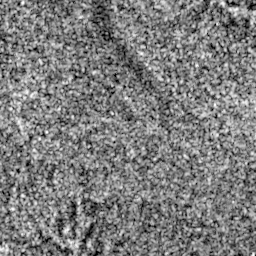
#> input picture indata/testA/ROIs1970_fall_s1_2_p2.png, 256 x 256 px, given as the content of the folder ../dataset/50kshoes_edges, which was not available
$ python img-pair.py   (older library calls are emulated)
#> lines starting #> are read from the running program, lines starting #| are printed output that depends on the picture
import os
import numpy as np
import cv2
import argparse
from multiprocessing import Pool


def image_write(path_A, path_B, path_AB):
    im_A = cv2.imread(path_A, 1) # python2: cv2.CV_LOAD_IMAGE_COLOR; python3: cv2.IMREAD_COLOR
    im_B = cv2.imread(path_B, 1) # python2: cv2.CV_LOAD_IMAGE_COLOR; python3: cv2.IMREAD_COLOR
    im_AB = np.concatenate([im_A, im_B], 1)
    cv2.imwrite(path_AB, im_AB)


parser = argparse.ArgumentParser('create image pairs')
parser.add_argument('--fold_A', dest='fold_A', help='input directory for image A', type=str, default='../dataset/50kshoes_edges')
parser.add_argument('--fold_B', dest='fold_B', help='input directory for image B', type=str, default='../dataset/50kshoes_jpg')
parser.add_argument('--fold_AB', dest='fold_AB', help='output directory', type=str, default='../dataset/test_AB')
parser.add_argument('--num_imgs', dest='num_imgs', help='number of images', type=int, default=1000000)
parser.add_argument('--use_AB', dest='use_AB', help='if true: (0001_A, 0001_B) to (0001_AB)', action='store_true')
parser.add_argument('--no_multiprocessing', dest='no_multiprocessing', help='If used, chooses single CPU execution instead of parallel execution', action='store_true',default=False)
args = parser.parse_args()

for arg in vars(args):
    print('[%s] = ' % arg, getattr(args, arg))

splits = os.listdir(args.fold_A)

if not args.no_multiprocessing:
    pool=Pool()

for sp in splits:
    img_fold_A = os.path.join(args.fold_A, sp)
    img_fold_B = os.path.join(args.fold_B, sp)
    img_list = os.listdir(img_fold_A)
    if args.use_AB:
        img_list = [img_path for img_path in img_list if '_A.' in img_path]

    num_imgs = min(args.num_imgs, len(img_list))
    print('split = %s, use %d/%d images' % (sp, num_imgs, len(img_list)))
    img_fold_AB = os.path.join(args.fold_AB, sp)
    if not os.path.isdir(img_fold_AB):
        os.makedirs(img_fold_AB)
    print('split = %s, number of images = %d' % (sp, num_imgs))
    for n in range(num_imgs):
        name_A = img_list[n]
        path_A = os.path.join(img_fold_A, name_A)
        if args.use_AB:
            name_B = name_A.replace('_A.', '_B.')
        else:
            name_B = name_A
        path_B = os.path.join(img_fold_B, name_B)
        if os.path.isfile(path_A) and os.path.isfile(path_B):
            name_AB = name_A
            if args.use_AB:
                name_AB = name_AB.replace('_A.', '.')  # remove _A
            path_AB = os.path.join(img_fold_AB, name_AB)
            if not args.no_multiprocessing:
                pool.apply_async(image_write, args=(path_A, path_B, path_AB))
#> in image_write, im_A is the input picture: shape (256, 256, 3); min 0, max 255, mean 125.1
#> in image_write, `im_AB = np.concatenate([im_A, im_B], 1)`:
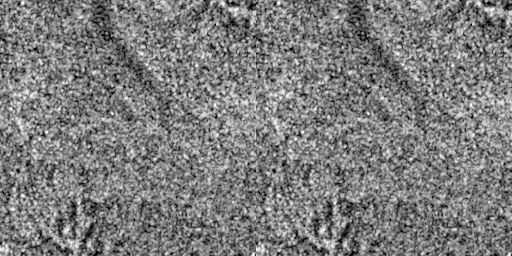
#> im_AB: shape (256, 512, 3); min 0, max 255, mean 125.1
            else:
                im_A = cv2.imread(path_A, 1) # python2: cv2.CV_LOAD_IMAGE_COLOR; python3: cv2.IMREAD_COLOR
                im_B = cv2.imread(path_B, 1) # python2: cv2.CV_LOAD_IMAGE_COLOR; python3: cv2.IMREAD_COLOR
                im_AB = np.concatenate([im_A, im_B], 1)
                cv2.imwrite(path_AB, im_AB)
if not args.no_multiprocessing:
    pool.close()
    pool.join()

$ run again, on indata/testA/ROIs1970_fall_s1_2_p3.png
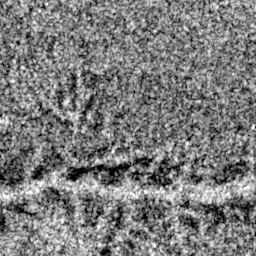
#> input picture indata/testA/ROIs1970_fall_s1_2_p3.png, 256 x 256 px, given as the content of the folder ../dataset/50kshoes_edges, which was not available
#> in image_write, im_A is the input picture: shape (256, 256, 3); min 0, max 255, mean 123.7
#> in image_write, `im_AB = np.concatenate([im_A, im_B], 1)`:
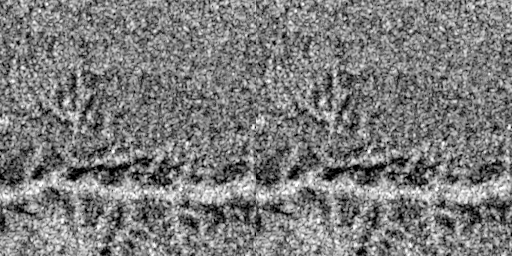
#> im_AB: shape (256, 512, 3); min 0, max 255, mean 123.7

$ run again, on indata/testA/ROIs1970_fall_s1_2_p4.png
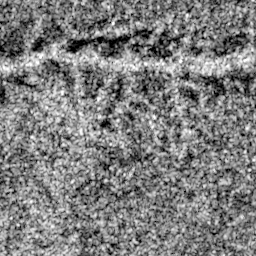
#> input picture indata/testA/ROIs1970_fall_s1_2_p4.png, 256 x 256 px, given as the content of the folder ../dataset/50kshoes_edges, which was not available
#> in image_write, im_A is the input picture: shape (256, 256, 3); min 0, max 255, mean 125.8
#> in image_write, `im_AB = np.concatenate([im_A, im_B], 1)`:
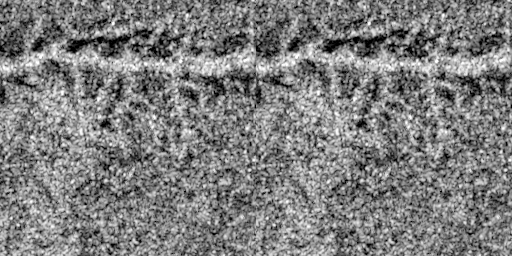
#> im_AB: shape (256, 512, 3); min 0, max 255, mean 125.8
